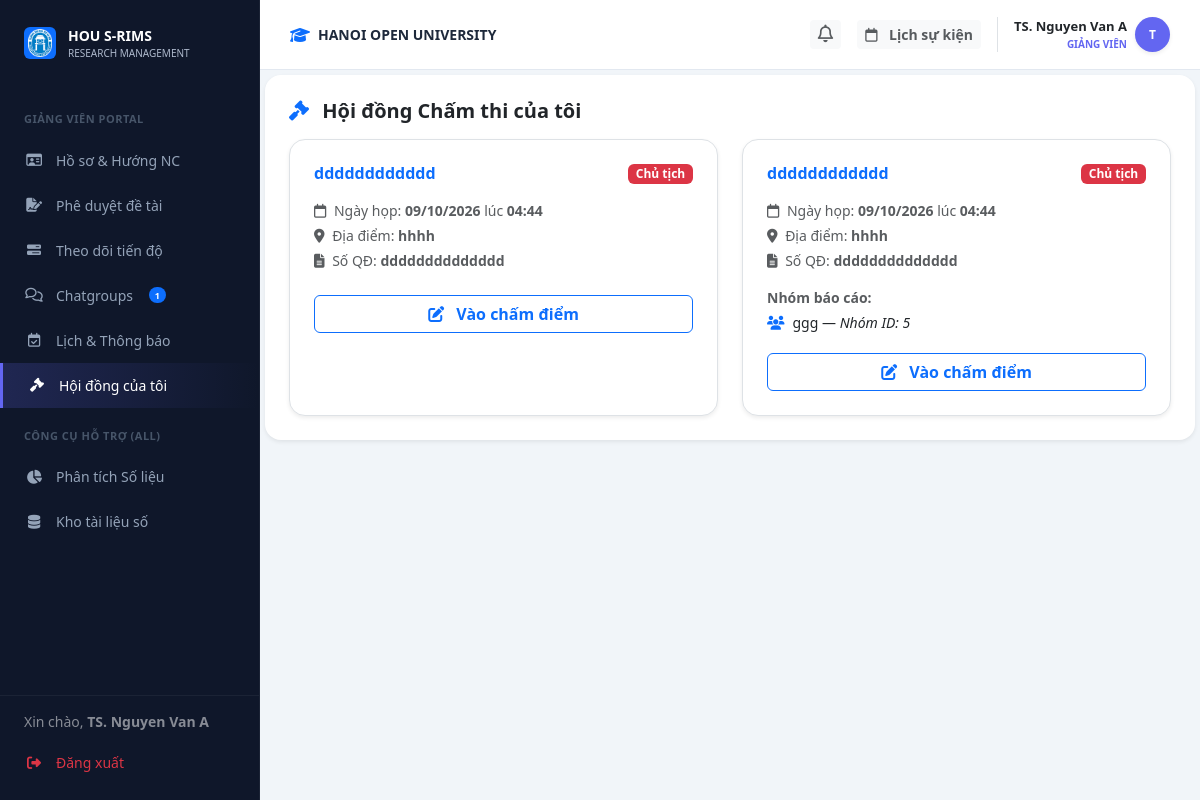
/lecturer/council (signed in), run on an earlier commit of the app's database.
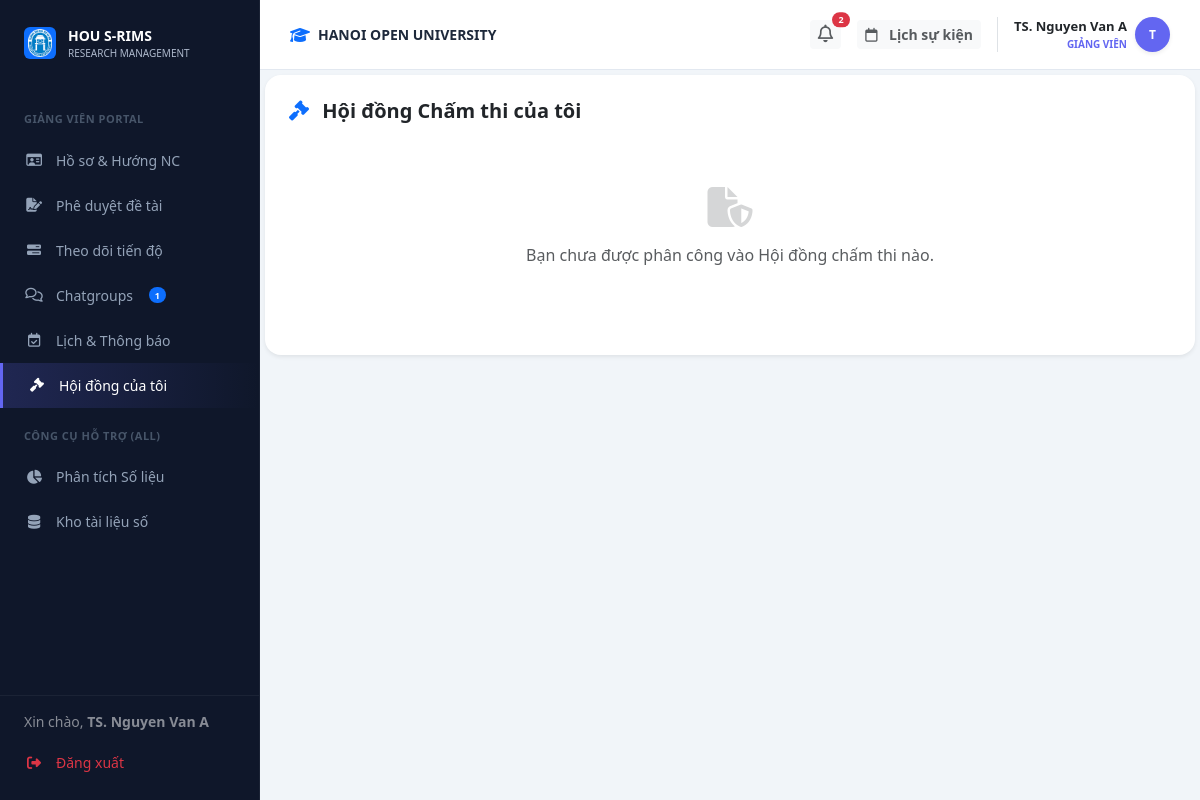
And on a later commit of the database.
### models.py (models this page shows)
class Council(db.Model):
    __tablename__ = 'councils'
    id = db.Column(db.Integer, primary_key=True)
    name = db.Column(db.String(100), nullable=False)
    decision_number = db.Column(db.String(100), nullable=True)
    meeting_date = db.Column(db.Date, nullable=True)
    meeting_time = db.Column(db.Time, nullable=True)
    location = db.Column(db.String(255), nullable=True)
    decision_file_url = db.Column(db.String(255), nullable=True)
    batch_id = db.Column(db.Integer, db.ForeignKey('batches.id'), nullable=False)
    established_date = db.Column(db.DateTime, default=datetime.utcnow)
    topics = db.relationship('Topic', backref='council', lazy=True)
    members = db.relationship('CouncilMember', backref='council', lazy=True)

class Topic(db.Model):
    __tablename__ = 'topics'
    id = db.Column(db.Integer, primary_key=True)
    title = db.Column(db.String(200), nullable=False)   # renamed from 'name'
    description = db.Column(db.Text, nullable=True)
    batch_id = db.Column(db.Integer, db.ForeignKey('batches.id'), nullable=True)
    mentor_id = db.Column(db.Integer, db.ForeignKey('users.id'), nullable=True)
    group_id = db.Column(db.Integer, db.ForeignKey('groups.id'), nullable=True)
    council_id = db.Column(db.Integer, db.ForeignKey('councils.id'), nullable=True)
    presentation_time = db.Column(db.String(20), nullable=True)
    status = db.Column(db.String(20), default='pending') # pending, faculty_pending, approved, rejected
    created_at = db.Column(db.DateTime, default=datetime.utcnow)
    meetings = db.relationship('Meeting', backref='topic', lazy=True)
    milestones = db.relationship('Milestone', backref='topic', lazy=True)

class Group(db.Model):
    __tablename__ = 'groups'
    id = db.Column(db.Integer, primary_key=True)
    name = db.Column(db.String(100), nullable=False)
    batch_id = db.Column(db.Integer, db.ForeignKey('batches.id'), nullable=False)
    leader_id = db.Column(db.Integer, db.ForeignKey('users.id'), nullable=False)
    members = db.relationship('GroupMember', backref='group', lazy=True)
    topics = db.relationship('Topic', backref='group', lazy=True)

### routes/lecturer_bp.py (the view)
@lecturer_bp.route('/council')
def council():
    user_id = session.get('user_id')
    from models import CouncilMember, Council
    memberships = CouncilMember.query.filter_by(mentor_id=user_id).all()
    council_ids = [m.council_id for m in memberships]
    my_councils = Council.query.filter(Council.id.in_(council_ids)).all() if council_ids else []
    return render_template('lecturer/council.html', my_councils=my_councils)

### routes/lecturer_bp.py (called while the page is built)
@lecturer_bp.before_request
def require_lecturer():
    if session.get('role') != 'lecturer':
        return redirect(url_for('auth.login'))

### templates/lecturer/council.html (shortened to what this page needs)
{% extends "layouts/lecturer_layout.html" %}
{% block lecturer_content %}
<div id="view-l-council" class="fade-in">
    <div class="card border-0 shadow-sm rounded-4 p-4 mb-4">
        <h5 class="fw-bold mb-3"><i class="fa-solid fa-gavel text-primary me-2"></i> Hội đồng Chấm thi của tôi</h5>
        {% if my_councils %}
            <div class="row g-4">
            {% for c in my_councils %}
                {% set my_role = c.members | selectattr('mentor_id', 'equalto', session.get('user_id', 0)) | map(attribute='role') | first | default('member') %}
                <div class="col-md-6">
                    <div class="card border shadow-sm rounded-4 h-100 p-4">
                        <div class="d-flex justify-content-between align-items-start mb-3">
                            <h6 class="fw-bold text-primary mb-0">{{ c.name }}</h6>
                            <span class="badge {% if my_role == 'president' %}bg-danger{% elif my_role == 'secretary' %}bg-warning text-dark{% else %}bg-primary{% endif %}">
                                {% if my_role == 'president' %}Chủ tịch{% elif my_role == 'secretary' %}Thư ký{% else %}Ủy viên{% endif %}
                            </span>
                        </div>
                        <div class="small text-muted mb-1">
                            <i class="fa-regular fa-calendar me-1"></i>
                            Ngày họp: <strong>{{ c.meeting_date.strftime('%d/%m/%Y') if c.meeting_date else '---' }}</strong>
                            {% if c.meeting_time %}
                                lúc <strong>{{ c.meeting_time.strftime('%H:%M') }}</strong>
                            {% endif %}
                        </div>
                        {% if c.location %}
                        <div class="small text-muted mb-1">
                            <i class="fa-solid fa-location-dot me-1"></i> Địa điểm: <strong>{{ c.location }}</strong>
                        </div>
                        {% endif %}
                        {% if c.decision_number %}
                        <div class="small text-muted mb-2">
                            <i class="fa-solid fa-file-lines me-1"></i> Số QĐ: <strong>{{ c.decision_number }}</strong>
                        </div>
                        {% endif %}
                        {% if c.topics %}
                        <div class="mt-2">
                            <div class="small fw-bold text-muted mb-1">Nhóm báo cáo:</div>
                            {% for t in c.topics %}
                            <div class="d-flex align-items-center small mb-1">
                                <i class="fa-solid fa-users text-primary me-2"></i>
                                <span>{{ t.title }} — <em>{{ t.group.name if t.group else 'Chưa có nhóm' }}</em></span>
                            </div>
                            {% endfor %}
                        </div>
                        {% endif %}
                        <button class="btn btn-outline-primary w-100 fw-bold mt-3" onclick="showToast('Chức năng chấm điểm đang được hoàn thiện!')">
                            <i class="fa-solid fa-pen-to-square me-2"></i> Vào chấm điểm
                        </button>
                    </div>
                </div>
            {% endfor %}
            </div>
        {% else %}
            <div class="text-center text-muted py-5">
                <i class="fa-solid fa-file-shield fs-1 mb-3 opacity-25"></i>
                <p>Bạn chưa được phân công vào Hội đồng chấm thi nào.</p>
            </div>
        {% endif %}
    </div>
</div>
{% endblock %}

### templates/layouts/lecturer_layout.html (shortened to what this page needs)
{% extends "base.html" %}
{% block content %}
        <div class="top-bar">
            <div class="d-flex align-items-center gap-2">
                <i class="fa-solid fa-graduation-cap text-primary"></i>
                <span class="fw-bold text-uppercase small">HANOI OPEN UNIVERSITY</span>
            </div>
            <div class="d-flex align-items-center gap-3">
                <div class="dropdown">
                    <button class="btn btn-light border-0 btn-sm fw-bold text-muted position-relative" type="button" data-bs-toggle="dropdown" aria-expanded="false">
                        <i class="fa-regular fa-bell" style="font-size: 1.1rem;"></i>
                        {% set unread_count = notifications|selectattr('is_read', 'equalto', false)|list|length %}
                        {% if unread_count > 0 %}
                        <span class="position-absolute top-0 start-100 translate-middle badge rounded-pill bg-danger" style="font-size: 9px; min-width: 18px;">
                            {{ unread_count }}
                        </span>
                        {% endif %}
                    </button>
                </div>
                <a class="btn btn-light border-0 btn-sm fw-bold text-muted" href="/lecturer/calendar">
                    <i class="fa-regular fa-calendar me-2"></i> Lịch sự kiện
                </a>
                <div class="dropdown border-start ps-3">
                    <div class="d-flex align-items-center gap-2 cursor-pointer dropdown-toggle no-arrow" data-bs-toggle="dropdown">
                        <div class="text-end">
                            <div class="fw-bold text-dark" style="font-size: 13px;">
                                {{ current_user.full_name if current_user else 'Giảng Viên' }}
                            </div>
                            <div class="fw-bold text-uppercase" style="font-size: 10px; color: #6366f1 !important;">
                                GIẢNG VIÊN
                            </div>
                        </div>
                        <div class="rounded-circle text-white d-flex align-items-center justify-content-center fw-bold shadow-sm" style="width: 35px; height: 35px; font-size: 12px; background: #6366f1 !important;">
                            {{ current_user.full_name[0] | upper if current_user and current_user.full_name else 'G' }}
                        </div>
                    </div>
                </div>
            </div>
        </div>
    <div class="content-area flex-grow-1 d-flex flex-column">
<div class="content-body flex-grow-1 d-flex flex-column">
{% block lecturer_content %}{% endblock %}
</div>
</div>
                            {% set has_topic = false %}
{% endblock %}

What changed in the data, as far as the page shows it:
removed Council: name "dddddddddddd", meeting_date "09/10/2026", meeting_time "04:44", location "hhhh", decision_number "dddddddddddddd"
removed Council: name "dddddddddddd", meeting_date "09/10/2026", meeting_time "04:44", location "hhhh", decision_number "dddddddddddddd"
no longer on this page (row edited): Topic: title "ggg", group "Nhóm ID: 5"
Also different on the page:
{{ unread_count }}: (not shown) → "2"
text now shown: "Bạn chưa được phân công vào Hội đồng chấm thi nào."
